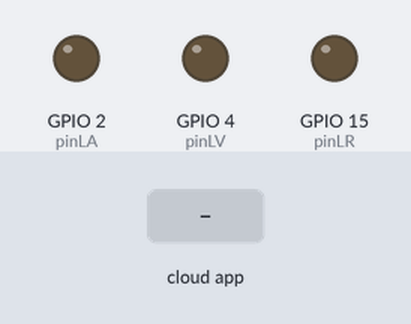
A sketch run on a simulated ESP32. Shown: output pins drawn as LEDs (lit = HIGH). Dashed ring = blinking. The test bench sets the inputs (shaded band). WiFi joins after 1.5 s; servers stay silent unless stated; the Firebase database answers and starts empty; what the sketch prints to the serial monitor is not drawn.

Above: at 2.7 s.
2.8 s: the phone or cloud app sets auto to 1
At 4.5 s:
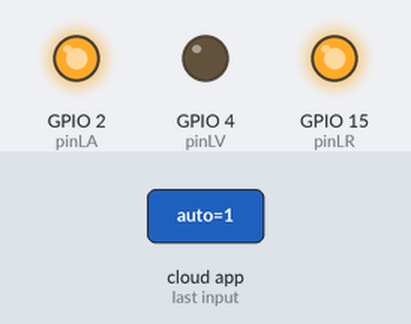
4.8 s: the phone or cloud app sets tiempo-V to 1
At 5.9 s:
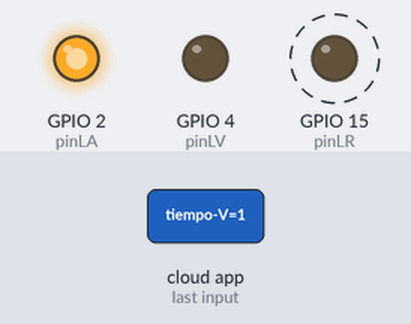
7.8 s: the phone or cloud app sets tiempo-V to 0
At 7.8 s:
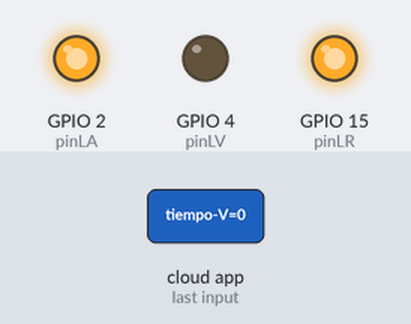
9.3 s: the phone or cloud app sets tiempo-A to 1
At 10.9 s:
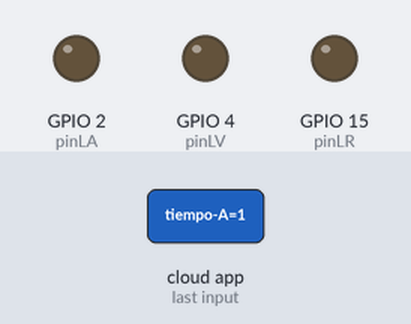
12.3 s: the phone or cloud app sets tiempo-A to 0
At 13.1 s:
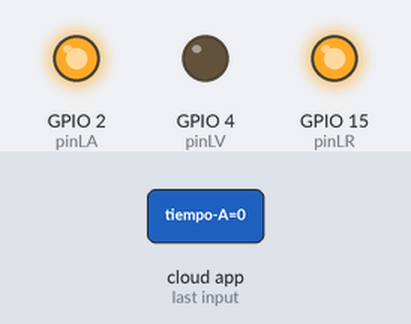
Timing chart, 0 to 15.2 s (numbered marks = the images above; inputs shaded):
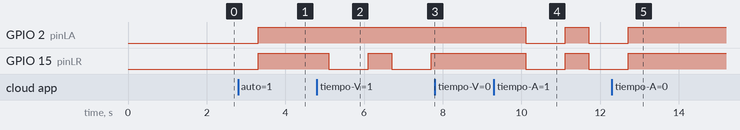

Measured:
- after the input at 2.8 s, GPIO 2 (pinLA), GPIO 15 (pinLR): LOW → HIGH after 0.50 s
- after the input at 4.8 s, GPIO 15 (pinLR): alternates HIGH for 0.60 s and LOW for 1.0 s, starting after 0.31 s
- after the input at 7.8 s, GPIO 15 (pinLR): stays HIGH (without the input it goes to LOW after 0.51 s)
- after the input at 9.3 s, GPIO 2 (pinLA), GPIO 15 (pinLR): HIGH → LOW after 0.81 s, → HIGH 1.0 s later, → LOW 0.60 s later
- after the input at 12.3 s, GPIO 2 (pinLA), GPIO 15 (pinLR): goes on until 12.7 s, then stays HIGH

The sketch:

CODIGO_SEMAFORO.ino
```cpp
#include <WiFi.h>
#include <FirebaseESP32.h>

#define ssid "Estudiantes"
#define pass "educar_2018"
#define URL "https://semaforo-iot-af0b2-default-rtdb.firebaseio.com/"
#define secreto "itqYFlWGDxAqPNHvugqb23JLAj00eyvXZcc7nhOh"

#define pinLR 15
#define pinLA 2
#define pinLV 4


FirebaseData myFireBaseData;

void delcaracionPines(){
  pinMode(pinLR, OUTPUT);
  pinMode(pinLA, OUTPUT);
  pinMode(pinLV, OUTPUT);
}

int tiempoR;
int tiempoA;
int tiempoV;

void modoAuto(){
  digitalWrite(pinLR, LOW);
  delay(tiempoR);
  digitalWrite(pinLA, LOW);
  delay(tiempoA);
  digitalWrite(pinLR, HIGH);
  digitalWrite(pinLA, HIGH);
  digitalWrite(pinLV, LOW);
  delay(tiempoV);
}

void botonLR(){
  Firebase.getString(myFireBaseData, "/prueba/luces");
  if(myFireBaseData.stringData() == "1"){
      digitalWrite(pinLR, LOW);
  }
  else if(myFireBaseData.stringData() == "0"){
      digitalWrite(pinLR, HIGH);
  }
}

void botonLA(){
  Firebase.getString(myFireBaseData, "/prueba/ventilador");
  if(myFireBaseData.stringData() == "1"){
    digitalWrite(pinLA, LOW);
  }
  else if(myFireBaseData.stringData() == "0"){
    digitalWrite(pinLA, HIGH);
  }

}

void botonLV(){
  Firebase.getString(myFireBaseData, "/prueba/estufa");
  if(myFireBaseData.stringData() == "1"){
      digitalWrite(pinLV, LOW);
  }
  else if(myFireBaseData.stringData() == "0"){
      digitalWrite(pinLV, HIGH);
  }

}

void setup() {
  delcaracionPines();

  Serial.begin(115200);
  WiFi.begin(ssid, pass);

  Serial.print("Conectando a la red: ");
  Serial.println(ssid);

  while(WiFi.status() != WL_CONNECTED){
    Serial.print(".");
    delay(500);
  }
  Firebase.begin(URL, secreto);
  Firebase.reconnectWiFi(true);
  Serial.println("Conectado con exito");
}


void loop() {

  Firebase.getString(myFireBaseData, "/Semaforo/tiempo-R");
  tiempoR = myFireBaseData.stringData().toFloat() * 1000;
  Serial.println(tiempoR);

  Firebase.getString(myFireBaseData, "/Semaforo/tiempo-A");
  tiempoA = myFireBaseData.stringData().toFloat() * 1000;

  Firebase.getString(myFireBaseData, "/Semaforo/tiempo-V");
  tiempoR = myFireBaseData.stringData().toFloat() * 1000;

    Firebase.getString(myFireBaseData, "/prueba/auto");
    if(myFireBaseData.stringData() == "1"){
      modoAuto();
    }

    else if (myFireBaseData.stringData() == "0"){
      botonLR();
      botonLA();
      botonLV();
    }
}
```
